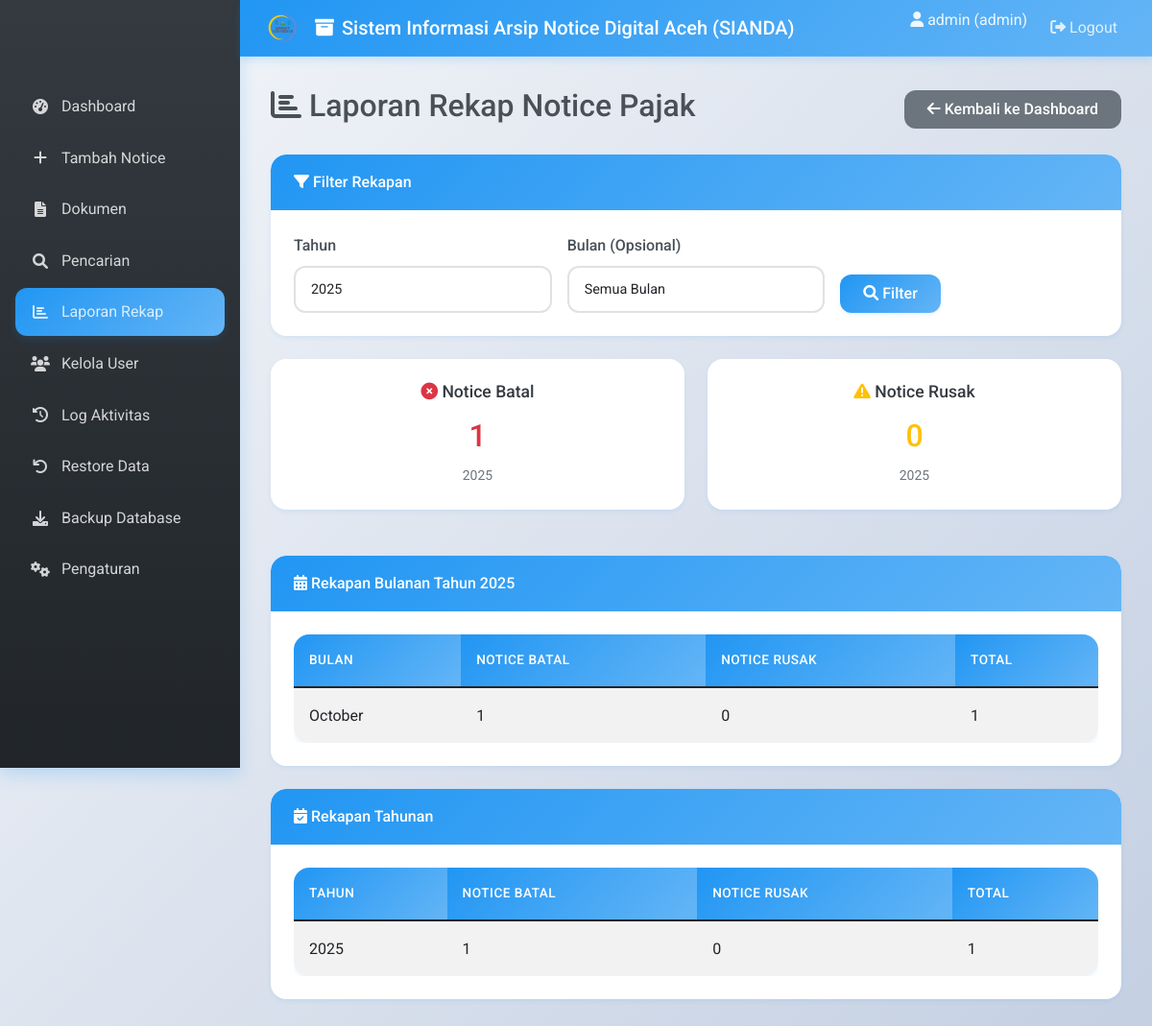
The page /rekap.php (signed in) on the database its author committed.
### tables this page shows
CREATE TABLE `settings` (
  `id` int(11) NOT NULL AUTO_INCREMENT,
  `app_title` varchar(255) NOT NULL DEFAULT 'Sistem Informasi Arsip Notice Digital Aceh',
  `logo_path` varchar(255) DEFAULT NULL,
  PRIMARY KEY (`id`)
);

### rekap.php (the view, shortened to what this page needs)
<?php
include 'db.php';
$sql_settings = "SELECT * FROM settings WHERE id = 1";
$result_settings = mysqli_query($conn, $sql_settings);
$settings = mysqli_fetch_assoc($result_settings);
$filter_year = isset($_GET['year']) ? $_GET['year'] : date('Y');
$filter_month = isset($_GET['month']) ? $_GET['month'] : '';
$where_clause = "status = 'active'";
if ($filter_year) {
    $where_clause .= " AND YEAR(tanggal_penetapan) = '$filter_year'";
}
$sql_batal = "SELECT COUNT(*) as count FROM notices WHERE $where_clause AND keterangan_rusak = 'Batal'";
$result_batal = mysqli_query($conn, $sql_batal);
$row_batal = mysqli_fetch_assoc($result_batal);
$count_batal = $row_batal['count'];
$sql_rusak = "SELECT COUNT(*) as count FROM notices WHERE $where_clause AND keterangan_rusak = 'Rusak'";
$result_rusak = mysqli_query($conn, $sql_rusak);
$row_rusak = mysqli_fetch_assoc($result_rusak);
$count_rusak = $row_rusak['count'];
$sql_rekap_bulan = "SELECT MONTH(tanggal_penetapan) as bulan,
                           SUM(CASE WHEN keterangan_rusak = 'Batal' THEN 1 ELSE 0 END) as batal,
                           SUM(CASE WHEN keterangan_rusak = 'Rusak' THEN 1 ELSE 0 END) as rusak
                    FROM notices
                    WHERE status = 'active' AND YEAR(tanggal_penetapan) = '$filter_year'
                    GROUP BY MONTH(tanggal_penetapan)
                    ORDER BY bulan";
$result_rekap_bulan = mysqli_query($conn, $sql_rekap_bulan);
$sql_rekap_tahun = "SELECT YEAR(tanggal_penetapan) as tahun,
                           SUM(CASE WHEN keterangan_rusak = 'Batal' THEN 1 ELSE 0 END) as batal,
                           SUM(CASE WHEN keterangan_rusak = 'Rusak' THEN 1 ELSE 0 END) as rusak
                    FROM notices
                    WHERE status = 'active'
                    GROUP BY YEAR(tanggal_penetapan)
                    ORDER BY tahun DESC";
$result_rekap_tahun = mysqli_query($conn, $sql_rekap_tahun);
?>
<!DOCTYPE html>
<html lang="en">
<head>
    <link href="https://cdn.jsdelivr.net/npm/bootstrap@5.1.3/dist/css/bootstrap.min.css" rel="stylesheet">
    <link rel="stylesheet" href="https://cdnjs.cloudflare.com/ajax/libs/font-awesome/6.0.0/css/all.min.css">
    <link href="assets/css/style.css" rel="stylesheet">
</head>
<body>
    <nav class="navbar navbar-expand-lg navbar-dark">
        <div class="container-fluid">
            <a class="navbar-brand" href="#">
                <?php if ($settings['logo_path']) { ?>
                    <img src="uploads/<?php echo $settings['logo_path']; ?>" alt="Logo" style="height: 30px; margin-right: 10px;">
                <?php } ?>
                <i class="fas fa-archive"></i> <?php echo $settings['app_title']; ?>
            </a>
            <div class="collapse navbar-collapse" id="navbarNav">
                <ul class="navbar-nav ms-auto">
                    <li class="nav-item">
                        <span class="navbar-text me-3">
                            <i class="fas fa-user"></i> <?php echo $_SESSION['username']; ?> (<?php echo $_SESSION['role']; ?>)
                        </span>
                    </li>
                    <li class="nav-item">
                        <a class="nav-link" href="logout.php"><i class="fas fa-sign-out-alt"></i> Logout</a>
                    </li>
                </ul>
            </div>
        </div>
    </nav>
    <div class="sidebar">
        <nav class="nav flex-column">
            <a class="nav-link" href="index.php"><i class="fas fa-tachometer-alt"></i> Dashboard</a>
            <a class="nav-link" href="add.php"><i class="fas fa-plus"></i> Tambah Notice</a>
            <a class="nav-link" href="dokumen.php"><i class="fas fa-file-alt"></i> Dokumen</a>
            <a class="nav-link" href="report.php"><i class="fas fa-search"></i> Pencarian</a>
            <a class="nav-link active" href="rekap.php"><i class="fas fa-chart-bar"></i> Laporan Rekap</a>
            <?php if ($_SESSION['role'] == 'admin') { ?>
                <a class="nav-link" href="users.php"><i class="fas fa-users"></i> Kelola User</a>
                <a class="nav-link" href="logs.php"><i class="fas fa-history"></i> Log Aktivitas</a>
                <a class="nav-link" href="restore.php"><i class="fas fa-undo"></i> Restore Data</a>
                <a class="nav-link" href="backup.php"><i class="fas fa-download"></i> Backup Database</a>
                <a class="nav-link" href="settings.php"><i class="fas fa-cogs"></i> Pengaturan</a>
            <?php } ?>
        </nav>
    </div>
    <div class="main-content">
        <div class="d-flex justify-content-between align-items-center mb-4">
            <h2><i class="fas fa-chart-bar"></i> Laporan Rekap Notice Pajak</h2>
            <a href="index.php" class="btn btn-secondary"><i class="fas fa-arrow-left"></i> Kembali ke Dashboard</a>
        </div>
        <div class="card mb-4">
            <div class="card-header">
                <i class="fas fa-filter"></i> Filter Rekapan
            </div>
            <div class="card-body">
                <form method="GET" class="row g-3">
                    <div class="col-md-4">
                        <label for="year" class="form-label">Tahun</label>
                        <select class="form-control" id="year" name="year">
                            <?php for ($y = date('Y') - 5; $y <= date('Y') + 1; $y++) { ?>
                                <option value="<?php echo $y; ?>" <?php if ($filter_year == $y) echo 'selected'; ?>><?php echo $y; ?></option>
                            <?php } ?>
                        </select>
                    </div>
                    <div class="col-md-4">
                        <label for="month" class="form-label">Bulan (Opsional)</label>
                        <select class="form-control" id="month" name="month">
                            <option value="">Semua Bulan</option>
                        </select>
                    </div>
                    <div class="col-md-4 d-flex align-items-end">
                        <button type="submit" class="btn btn-primary"><i class="fas fa-search"></i> Filter</button>
                    </div>
                </form>
            </div>
        </div>
        <div class="row mb-4">
            <div class="col-md-6">
                <div class="card text-center">
                    <div class="card-body">
                        <h5 class="card-title"><i class="fas fa-times-circle text-danger"></i> Notice Batal</h5>
                        <h2 class="text-danger"><?php echo $count_batal; ?></h2>
                        <small class="text-muted">
                            <?php echo $filter_month ? date('F', mktime(0, 0, 0, $filter_month, 1)) . ' ' : ''; ?><?php echo $filter_year; ?>
                        </small>
                    </div>
                </div>
            </div>
            <div class="col-md-6">
                <div class="card text-center">
                    <div class="card-body">
                        <h5 class="card-title"><i class="fas fa-exclamation-triangle text-warning"></i> Notice Rusak</h5>
                        <h2 class="text-warning"><?php echo $count_rusak; ?></h2>
                        <small class="text-muted">
                            <?php echo $filter_month ? date('F', mktime(0, 0, 0, $filter_month, 1)) . ' ' : ''; ?><?php echo $filter_year; ?>
                        </small>
                    </div>
                </div>
            </div>
        </div>
        <div class="card mb-4">
            <div class="card-header">
                <i class="fas fa-calendar-alt"></i> Rekapan Bulanan Tahun <?php echo $filter_year; ?>
            </div>
            <div class="card-body">
                <div class="table-responsive">
                    <table class="table table-striped">
                        <thead>
                            <tr>
                                <th>Bulan</th>
                                <th>Notice Batal</th>
                                <th>Notice Rusak</th>
                                <th>Total</th>
                            </tr>
                        </thead>
                        <tbody>
                            <?php while ($row = mysqli_fetch_assoc($result_rekap_bulan)) { ?>
                            <tr>
                                <td><?php echo date('F', mktime(0, 0, 0, $row['bulan'], 1)); ?></td>
                                <td><?php echo $row['batal']; ?></td>
                                <td><?php echo $row['rusak']; ?></td>
                                <td><?php echo $row['batal'] + $row['rusak']; ?></td>
                            </tr>
                            <?php } ?>
                        </tbody>
                    </table>
                </div>
            </div>
        </div>
        <div class="card mb-4">
            <div class="card-header">
                <i class="fas fa-calendar-check"></i> Rekapan Tahunan
            </div>
            <div class="card-body">
                <div class="table-responsive">
                    <table class="table table-striped">
                        <thead>
                            <tr>
                                <th>Tahun</th>
                                <th>Notice Batal</th>
                                <th>Notice Rusak</th>
                                <th>Total</th>
                            </tr>
                        </thead>
                        <tbody>
                            <?php while ($row = mysqli_fetch_assoc($result_rekap_tahun)) { ?>
                            <tr>
                                <td><?php echo $row['tahun']; ?></td>
                                <td><?php echo $row['batal']; ?></td>
                                <td><?php echo $row['rusak']; ?></td>
                                <td><?php echo $row['batal'] + $row['rusak']; ?></td>
                            </tr>
                            <?php } ?>
                        </tbody>
                    </table>
                </div>
            </div>
        </div>
    </div>
</body>
</html>

### rows shown on the page
settings: logo_path (picture), app_title "Sistem Informasi Arsip Notice Digital Aceh (SIANDA)"

### other values the page prints
$_SESSION['username'] "admin"
$_SESSION['role'] "admin"
$count_batal "1"
$filter_year "2025"
$count_rusak "0"
date('F', mktime(0, 0, 0, $row['bulan'], 1)) "October"
$row['batal'] "1"
$row['rusak'] "0"
$row['batal'] + $row['rusak'] "1"
$row['tahun'] "2025"
form field year "2025"
